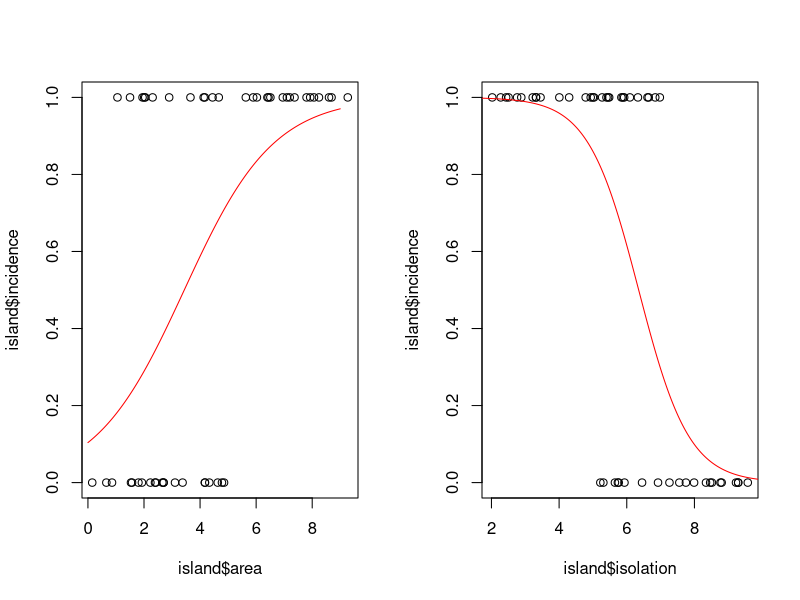
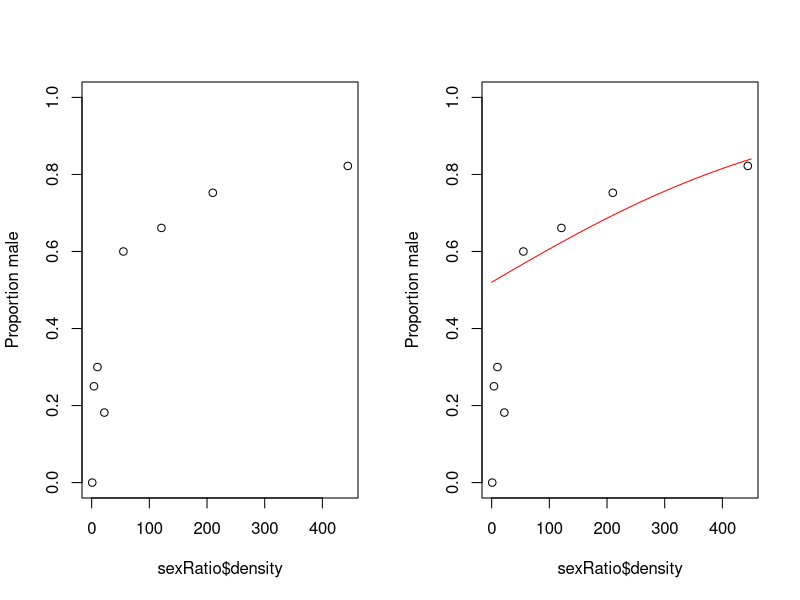
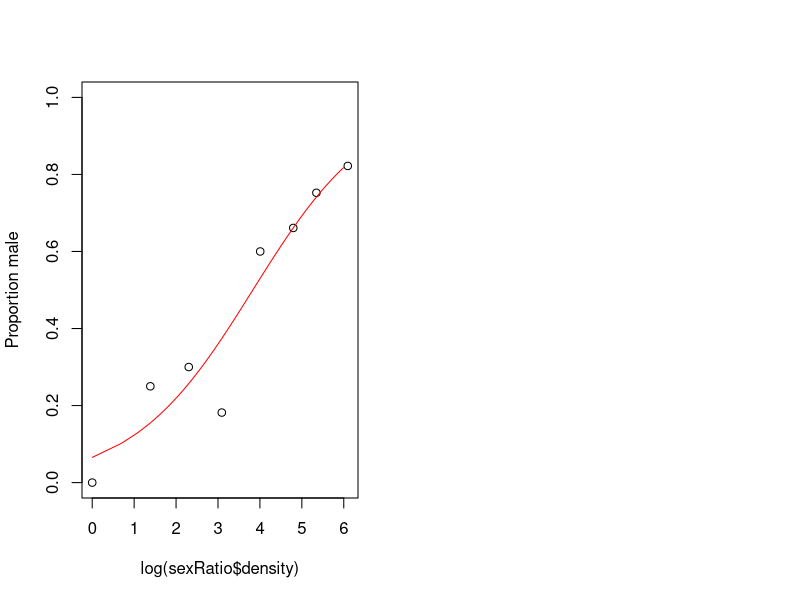

Reproduce these figures in R, in order.
## ---- chunk 1
island <- read.csv("CourseData/isolation.csv")

names(island)
## ---- chunk 2
model1 <- glm(incidence ~ area+isolation, data = island, family = binomial)
summary(model1)
## ---- chunk 3
modela <- glm(incidence ~ area, data = island, family = binomial)
modeli <- glm(incidence ~ isolation, data = island, family = binomial)
## ---- chunk 4
par(mfrow=c(1,2))
plot(island$area,island$incidence)
newData <- data.frame(area = seq(0,9,0.01))
newData$fit <- predict(modela,newData,type="response")
lines(newData$area,newData$fit,col="red")

plot(island$isolation,island$incidence)
newData <- data.frame(isolation = seq(0,10,0.01))
newData$fit <- predict(modeli,newData,type="response")
lines(newData$isolation,newData$fit,col="red")
## ---- chunk 5
sexRatio <- read.csv("CourseData/sexratio.csv")
str(sexRatio)
## ---- chunk 6
sexRatio$propMale <- sexRatio$males/(sexRatio$males+sexRatio$females)
## ---- chunk 7
plot(sexRatio$density,sexRatio$propMale,ylab = "Proportion male",ylim=c(0,1))
## ---- chunk 8
y = cbind(sexRatio$males, sexRatio$females)
## ---- chunk 9
y
## ---- chunk 10
model <- glm(y ~ density, data = sexRatio,family=binomial)
summary(model)  
## ---- chunk 11
plot(sexRatio$density,sexRatio$propMale,ylab = "Proportion male",ylim=c(0,1))
newData <- data.frame(density = seq(0,450,1))
newData$fit <- predict(model,newData,type="response")
lines(newData$density,newData$fit,col="red")
## ---- chunk 12
model2 <- glm(y ~ log(density), data = sexRatio,family=binomial)
summary(model2)  
## ---- chunk 13
plot(log(sexRatio$density),sexRatio$propMale,ylab = "Proportion male",ylim=c(0,1))
newData <- data.frame(density = seq(0,400,1))
newData$fit <- predict(model2,newData,type="response")
lines(log(newData$density),newData$fit,col="red")
